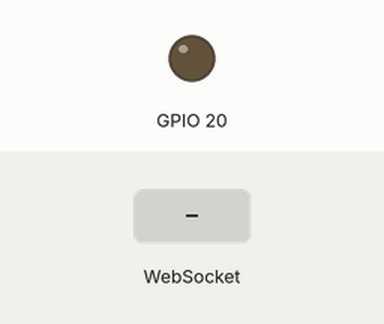
Bench run of a sketch on a simulated ESP32-C6. Parts: output pins drawn as LEDs (lit = HIGH). Inputs (shaded band) come from the test bench. WiFi joins after 1.5 s; servers stay silent unless stated; what the sketch prints to the serial monitor is not drawn.

Above: at 2.7 s.
2.8 s: WebSocket text "1" received
At 3.2 s:
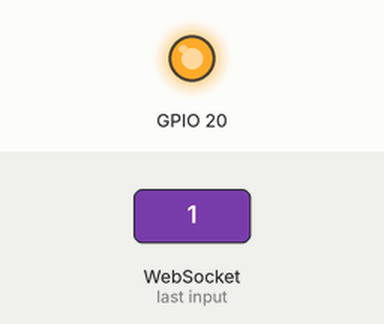
4.3 s: WebSocket text "0" received
At 5.6 s:
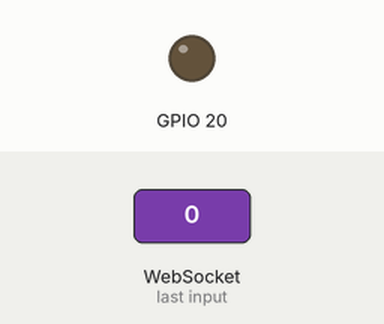
Timing chart, 0 to 7.3 s (numbered marks = the images above; inputs shaded):
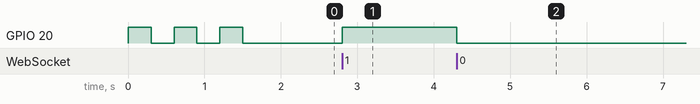

Measured:
- after the input at 2.8 s, GPIO 20: LOW → HIGH at once
- after the input at 4.3 s, GPIO 20: HIGH → LOW at once

The sketch:

esp32_mpu_socket.ino
```cpp
// XIAO ESP32-C6 + MPU6050 + LED, talking to the Node relay over WebSockets.
//
// Sends one CSV line per sample:  ax,ay,az,gx,gy,gz   (m/s^2 and rad/s)
// Receives "1" / "0" to turn the LED on D7 on or off.
//
// Libraries (Library Manager):
//   "WebSockets" by Markus Sattler
//   "Adafruit MPU6050" (pulls in Adafruit Unified Sensor + BusIO)

#include <WiFi.h>
#include <WebSocketsClient.h>
#include <Wire.h>
#include <Adafruit_MPU6050.h>
#include <Adafruit_Sensor.h>

// ---- settings -------------------------------------------------------------
const char* WIFI_SSID = "YOUR_WIFI_NAME";
const char* WIFI_PASS = "YOUR_WIFI_PASSWORD";

const char* SERVER_HOST = "192.168.x.x";     // LAN IP of the laptop running server.js
const int   SERVER_PORT = 3000;

const int LED = D7;
const unsigned long SEND_INTERVAL_MS = 50;    // 20 samples per second
// ---------------------------------------------------------------------------

WebSocketsClient ws;
Adafruit_MPU6050 mpu;
unsigned long lastSend = 0;

void onWsEvent(WStype_t type, uint8_t* payload, size_t length) {
  switch (type) {
    case WStype_CONNECTED:
      Serial.println("ws connected");
      break;
    case WStype_DISCONNECTED:
      Serial.println("ws disconnected");
      break;
    case WStype_TEXT:
      // payload is not null-terminated, so look at the first byte only
      if (length > 0) {
        if (payload[0] == '1') digitalWrite(LED, HIGH);
        if (payload[0] == '0') digitalWrite(LED, LOW);
      }
      break;
    default:
      break;
  }
}

void setup() {
  Serial.begin(115200);
  pinMode(LED, OUTPUT);

  // --- sensor ---
  Wire.begin();                           // D4 = SDA, D5 = SCL
  if (!mpu.begin()) {
    Serial.println("MPU6050 not found");
    while (true) {                        // fast blink = sensor missing
      digitalWrite(LED, !digitalRead(LED));
      delay(100);
    }
  }
  mpu.setAccelerometerRange(MPU6050_RANGE_4_G);
  mpu.setGyroRange(MPU6050_RANGE_500_DEG);
  mpu.setFilterBandwidth(MPU6050_BAND_21_HZ);

  // --- wifi ---
  WiFi.mode(WIFI_STA);
  WiFi.begin(WIFI_SSID, WIFI_PASS);
  Serial.print("wifi");
  while (WiFi.status() != WL_CONNECTED) {
    digitalWrite(LED, !digitalRead(LED));   // slow blink while connecting
    delay(300);
    Serial.print(".");
  }
  digitalWrite(LED, LOW);
  Serial.print(" connected, ip ");
  Serial.println(WiFi.localIP());

  // --- websocket ---
  ws.begin(SERVER_HOST, SERVER_PORT, "/");
  ws.onEvent(onWsEvent);
  ws.setReconnectInterval(2000);          // retry every 2 s if the server drops
}

void loop() {
  ws.loop();                               // keeps the connection alive, must run often

  if (ws.isConnected() && millis() - lastSend >= SEND_INTERVAL_MS) {
    lastSend = millis();

    sensors_event_t a, g, temp;
    mpu.getEvent(&a, &g, &temp);

    char line[96];
    snprintf(line, sizeof(line), "%.2f,%.2f,%.2f,%.2f,%.2f,%.2f",
             a.acceleration.x, a.acceleration.y, a.acceleration.z,
             g.gyro.x, g.gyro.y, g.gyro.z);
    ws.sendTXT(line);
  }
}
```
